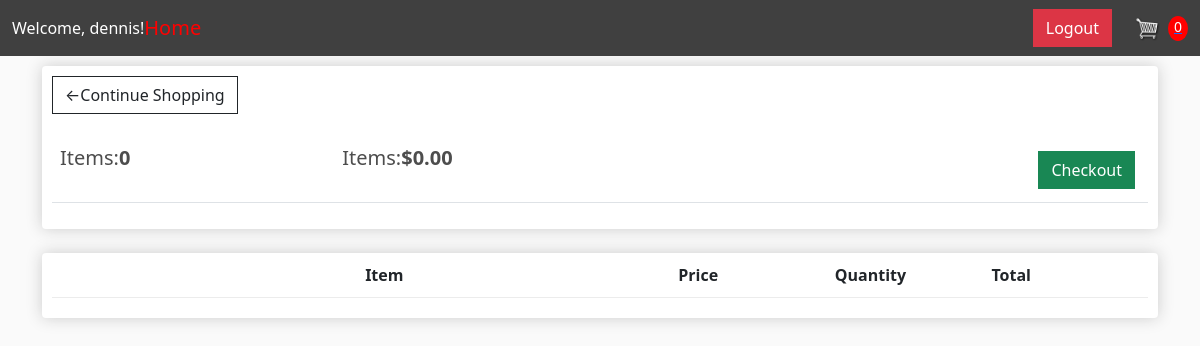
The app's page /cart/ (signed in), older data.
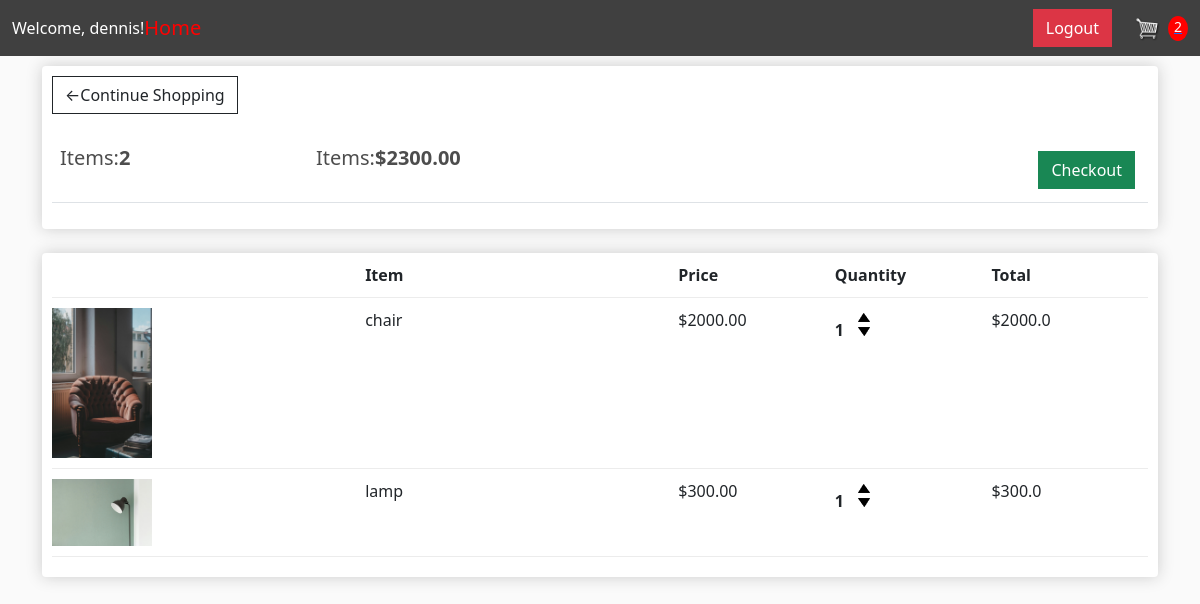
The same page, newer data.
### store/models.py (models this page shows, shortened)
class Order(models.Model):
    customer = models.ForeignKey(Customer, on_delete=models.SET_NULL, null=True, blank=True)
    date_ordered = models.DateTimeField(auto_now_add= True)
    complete = models.BooleanField(default= False,null= True, blank= False)
    transaction_id = models.CharField(max_length=100, null= True)
    @property
    def get_cart_total(self):
        orderitems = self.orderitem_set.all()
        total = sum([item.get_total for item in orderitems])
        return total
    @property
    def get_cart_items(self):
        orderitems = self.orderitem_set.all()
        total = sum([item.quantity for item in orderitems])
        return total

class OrderItem(models.Model):
    product = models.ForeignKey(Product, on_delete=models.SET_NULL, null=True, blank=True)
    order = models.ForeignKey(Order,on_delete=models.SET_NULL,null=True,blank=True)
    quantity = models.IntegerField(default=0, null=True, blank=True)
    date_added = models.DateTimeField(auto_now_add=True)
    @property
    def get_total(self):
        total = self.product.price * self.quantity
        return total

class Product(models.Model):
    name = models.CharField(max_length=200, null= True)
    price = models.FloatField()
    digital = models.BooleanField(default= False, null=True, blank= True)
    image = models.ImageField(null=True, blank=True)
    @property
    def imageURL(self):
        try:
            url = self.image.url
        except:
            url = ''
        return url

### store/views.py (the view)
# urls.py: path('cart/', views.cart, name= "cart"),
def cart(request):
    user = request.user
    if request.user.is_authenticated:
        if not hasattr(user, 'customer'):
            Customer.objects.create(user=user, name=user.username, email=user.email)
        customer = request.user.customer
        order, created = Order.objects.get_or_create(customer=customer, complete=False)
        items = order.orderitem_set.all()
        cartItems = order.get_cart_items
    else:
        items = []
        order = {'get_cart_total':0, 'get_cart_items':0, 'shipping': False }
        cartItems = order['get_cart_items']
    context = {'items':items, 'order':order,'cartItems':cartItems, 'user_name': user.username}
    return render(request, 'cart.html', context)

### templates/cart.html
{% extends 'main.html'%}
{% load static %}
{% block content%}
    <div class="row">
        <div class="col-lg-12">
            <div class="box-element">
                <a href="{% url 'store'%}" class="btn btn-outline-dark">&#8592;Continue Shopping</a>
                <br>
                <br>
                <table class="table">
                    <tr>
                        <th><h5>Items:<strong>{{order.get_cart_items}}</strong></h5></th>
                        <th><h5>Items:<strong>${{order.get_cart_total|floatformat:2}}</strong></h5></th>
                        <th>
                            <a style="float:right;margin: 5px;" href="{% url 'checkout'%}" class="btn btn-success">Checkout</a>
                        </th>
                    </tr>
                </table>
            </div>
            <br>
            <div class="box-element">
                <div class="cart-row">
                    <div style="flex:2"></div>
                    <div style="flex:2"><strong>Item</strong></div>
                    <div style="flex:1"><strong>Price</strong></div>
                    <div style="flex:1"><strong>Quantity</strong></div>
                    <div style="flex:1"><strong>Total</strong></div>
                </div>
                {% for item in items %}
                <div class="cart-row">
                    <div style="flex:2"><img class="row-image" src="{{item.product.imageURL}}" alt=""></div>
                    <div style="flex:2"><p>{{item.product.name}}</p></div>
                    <div style="flex:1"><p>${{item.product.price|floatformat:2}}</p></div>
                    <div style="flex:1">
                        <p class="quantity">{{item.quantity}}</p>
                        <div class="quantity">
                            <img data-product={{item.product.id}} data-action="add" src="{% static 'images/arrow-up.png'%}" alt="" class="chg-quantity update-cart">
                            <img data-product={{item.product.id}} data-action="remove" src="{% static 'images/arrow-down.png'%}" alt="" class="chg-quantity update-cart">
                        </div>
                    </div>
                    <div style="flex:1"><p>${{item.get_total}}</p></div>
                </div>
                {% endfor %}
            </div>
        </div>
    </div>
{% endblock content %}

### templates/main.html (shortened to what this page needs)
<!DOCTYPE html>
{% load static %}
<head>
    <link href="https://cdn.jsdelivr.net/npm/bootstrap@5.2.0/dist/css/bootstrap.min.css" rel="stylesheet">
    <link rel="stylesheet" type=" text/css" href="{% static 'css/main.css'%}">
</head>
<body>
    <nav class="navbar navbar-expand-lg" style="background-color: #404040; color: white;">
        <div class="container-fluid">
            {% if request.user.is_authenticated %}
                      <div>
                          <h8 style="color: white;">Welcome, {{ request.user.username }}!</h8>
                      </div>
            {% endif %}
            <div class="collapse navbar-collapse" id="navbarSupportedContent">
                <ul class="navbar-nav me-auto mb-2 mb-lg-0">
                    <a class="navbar-brand" href="{% url 'store' %}" style="color: red;">Home</a>
                </ul>
                <div class="d-flex align-items-center">
                    {% if request.user.is_authenticated %}
                    <a href="{% url 'user_logout' %}" class="btn btn-danger me-2">Logout</a>
                    {% else %}
                    <a href="{% url 'login' %}" class="btn btn-warning me-2">Login</a>
                    {% endif %}
                    <a href="{% url 'cart' %}" class="d-flex align-items-center">
                        <img id="cart-icon" src="{% static 'images/cart.png' %}" alt="">
                        <p id="cart-total" class="mb-0 ms-2" style="color: white;">{{cartItems}}</p>
                    </a>
                </div>
            </div>
        </div>
    </nav>
    <div class="container">
        {% block content %}
        {% endblock content%}
    </div>
</body>
</html>

### tools/static/css/main.css (style rules this page uses)
body { background-color: hsl(0, 0%, 98%); }
h1,h2,h3,h4,h5,h6 { color:hsl(0, 0%, 30%); }
.box-element { box-shadow:hsl(0, 0%, 80%) 0 0 16px; background-color: #fff; border-radius: 4px; padding: 10px; }
#cart-icon { width:25px; display: inline-block; margin-left: 15px; }
#cart-total { display: block; text-align: center; color:#fff; background-color: red; width: 20px; height: 25px; border-radius: 50%; font-size: 14px; }
.col-lg-4, .col-lg-6, .col-lg-8, .col-lg-12 { margin-top: 10px; }
.btn { border-radius: 0; }
.row-image { width: 100px; }
.cart-row { display: flex; align-items: flex-stretch; padding-bottom: 10px; margin-bottom: 10px; border-bottom: 1px solid #ececec; }
.quantity { display: inline-block; font-weight: 700; padding-right:10px; }
.chg-quantity { width: 12px; cursor: pointer; display: block; margin-top: 5px; transition:.1s; }

Row changes from the older to the newer data that the page shows:
computed for Order: get_cart_items "0" → "2"; get_cart_total "0.00" → "2300.00"
added OrderItem: product.imageURL (picture), product.name "chair", product.price "2000.00", quantity "1", get_total "2000.0"
added OrderItem: product.imageURL (picture), product.name "lamp", product.price "300.00", quantity "1", get_total "300.0"
Text that changed along with them:
{{ cartItems }}: "0" → "2"
